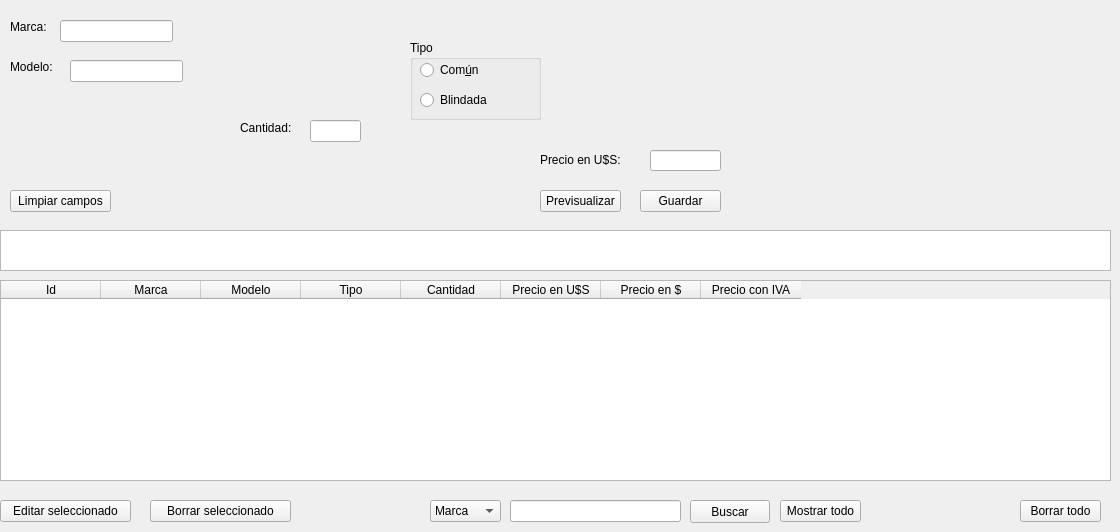
        <widget class="QWidget" name="tab_2">
         <attribute name="title">
          <string>Fichas RJ45</string>
         </attribute>
         <widget class="QTableWidget" name="qtwRJ45">
          <property name="geometry">
           <rect>
            <x>0</x>
            <y>280</y>
            <width>1111</width>
            <height>201</height>
           </rect>
          </property>
          <property name="sizePolicy">
           <sizepolicy hsizetype="Fixed" vsizetype="Expanding">
            <horstretch>0</horstretch>
            <verstretch>0</verstretch>
           </sizepolicy>
          </property>
          <property name="minimumSize">
           <size>
            <width>0</width>
            <height>0</height>
           </size>
          </property>
          <property name="acceptDrops">
           <bool>false</bool>
          </property>
          <property name="autoFillBackground">
           <bool>false</bool>
          </property>
          <attribute name="horizontalHeaderMinimumSectionSize">
           <number>26</number>
          </attribute>
          <column>
           <property name="text">
            <string>Id</string>
           </property>
          </column>
          <column>
           <property name="text">
            <string>Marca</string>
           </property>
          </column>
          <column>
           <property name="text">
            <string>Modelo</string>
           </property>
          </column>
          <column>
           <property name="text">
            <string>Tipo</string>
           </property>
          </column>
          <column>
           <property name="text">
            <string>Cantidad</string>
           </property>
          </column>
          <column>
           <property name="text">
            <string>Precio en U$S</string>
           </property>
          </column>
          <column>
           <property name="text">
            <string>Precio en $</string>
           </property>
          </column>
          <column>
           <property name="text">
            <string>Precio con IVA</string>
           </property>
          </column>
         </widget>
         <widget class="QLineEdit" name="leMarcaRJ45">
          <property name="geometry">
           <rect>
            <x>60</x>
            <y>20</y>
            <width>113</width>
            <height>22</height>
           </rect>
          </property>
         </widget>
         <widget class="QLineEdit" name="leCantidadRJ45">
          <property name="geometry">
           <rect>
            <x>310</x>
            <y>120</y>
            <width>51</width>
            <height>22</height>
           </rect>
          </property>
         </widget>
         <widget class="QGroupBox" name="gpxTipo">
          <property name="geometry">
           <rect>
            <x>410</x>
            <y>40</y>
            <width>131</width>
            <height>80</height>
           </rect>
          </property>
          <property name="title">
           <string>Tipo</string>
          </property>
          <widget class="QRadioButton" name="rbtComun">
           <property name="geometry">
            <rect>
             <x>10</x>
             <y>20</y>
             <width>102</width>
             <height>20</height>
            </rect>
           </property>
           <property name="text">
            <string>Com&amp;ún</string>
           </property>
          </widget>
          <widget class="QRadioButton" name="rbtBlindada">
           <property name="geometry">
            <rect>
             <x>10</x>
             <y>50</y>
             <width>102</width>
             <height>20</height>
            </rect>
           </property>
           <property name="text">
            <string>Blindada</string>
           </property>
          </widget>
         </widget>
         <widget class="QLabel" name="label_57">
          <property name="geometry">
           <rect>
            <x>10</x>
            <y>60</y>
            <width>59</width>
            <height>14</height>
           </rect>
          </property>
          <property name="text">
           <string>Modelo:</string>
          </property>
         </widget>
         <widget class="QPushButton" name="pbtnPrevisualizarRJ45">
          <property name="geometry">
           <rect>
            <x>540</x>
            <y>190</y>
            <width>81</width>
            <height>22</height>
           </rect>
          </property>
          <property name="text">
           <string>Previsualizar</string>
          </property>
         </widget>
         <widget class="QLabel" name="label_53">
          <property name="geometry">
           <rect>
            <x>540</x>
            <y>150</y>
            <width>111</width>
            <height>20</height>
           </rect>
          </property>
          <property name="text">
           <string>Precio en U$S:</string>
          </property>
         </widget>
         <widget class="QLineEdit" name="lePrecioRJ45">
          <property name="geometry">
           <rect>
            <x>650</x>
            <y>150</y>
            <width>71</width>
            <height>21</height>
           </rect>
          </property>
         </widget>
         <widget class="QLabel" name="label_58">
          <property name="geometry">
           <rect>
            <x>10</x>
            <y>20</y>
            <width>59</width>
            <height>14</height>
           </rect>
          </property>
          <property name="text">
           <string>Marca:</string>
          </property>
         </widget>
         <widget class="QLabel" name="label_60">
          <property name="geometry">
           <rect>
            <x>240</x>
            <y>113</y>
            <width>59</width>
            <height>31</height>
           </rect>
          </property>
          <property name="text">
           <string>&lt;html&gt;&lt;head/&gt;&lt;body&gt;&lt;p&gt;Cantidad:&lt;/p&gt;&lt;/body&gt;&lt;/html&gt;</string>
          </property>
         </widget>
         <widget class="QPushButton" name="pbBorrarListaRJ45">
          <property name="geometry">
           <rect>
            <x>1020</x>
            <y>500</y>
            <width>81</width>
            <height>22</height>
           </rect>
          </property>
          <property name="text">
           <string>Borrar todo</string>
          </property>
         </widget>
         <widget class="QLineEdit" name="leModeloRJ45">
          <property name="geometry">
           <rect>
            <x>70</x>
            <y>60</y>
            <width>113</width>
            <height>22</height>
           </rect>
          </property>
         </widget>
         <widget class="QPushButton" name="pbtnGuardarRJ45">
          <property name="geometry">
           <rect>
            <x>640</x>
            <y>190</y>
            <width>81</width>
            <height>22</height>
           </rect>
          </property>
          <property name="text">
           <string>Guardar</string>
          </property>
         </widget>
         <widget class="QListWidget" name="qlwRJ45">
          <property name="geometry">
           <rect>
            <x>0</x>
            <y>230</y>
            <width>1111</width>
            <height>41</height>
           </rect>
          </property>
         </widget>
         <widget class="QPushButton" name="pbtnBorrarRJ45">
          <property name="geometry">
           <rect>
            <x>150</x>
            <y>500</y>
            <width>141</width>
            <height>22</height>
           </rect>
          </property>
          <property name="text">
           <string>Borrar seleccionado</string>
          </property>
         </widget>
         <widget class="QPushButton" name="pbtnEditarRJ45">
          <property name="geometry">
           <rect>
            <x>0</x>
            <y>500</y>
            <width>131</width>
            <height>22</height>
           </rect>
          </property>
          <property name="text">
           <string>Editar seleccionado</string>
          </property>
         </widget>
         <widget class="QPushButton" name="pbtnLimpiarRJ45">
          <property name="geometry">
           <rect>
            <x>10</x>
            <y>190</y>
            <width>101</width>
            <height>22</height>
           </rect>
          </property>
          <property name="text">
           <string>Limpiar campos</string>
          </property>
         </widget>
         <widget class="QPushButton" name="pbtnMostrarTodoRJ45">
          <property name="geometry">
           <rect>
            <x>780</x>
            <y>500</y>
            <width>81</width>
            <height>22</height>
           </rect>
          </property>
          <property name="text">
           <string>Mostrar todo</string>
          </property>
         </widget>
         <widget class="QComboBox" name="cboBuscarRJ45">
          <property name="geometry">
           <rect>
            <x>430</x>
            <y>500</y>
            <width>71</width>
            <height>22</height>
           </rect>
          </property>
          <item>
           <property name="text">
            <string>Marca</string>
           </property>
          </item>
          <item>
           <property name="text">
            <string>Modelo</string>
           </property>
          </item>
         </widget>
         <widget class="QLineEdit" name="leBuscarRJ45">
          <property name="geometry">
           <rect>
            <x>510</x>
            <y>500</y>
            <width>171</width>
            <height>22</height>
           </rect>
          </property>
         </widget>
         <widget class="QPushButton" name="pbtnBuscarRJ45">
          <property name="geometry">
           <rect>
            <x>690</x>
            <y>500</y>
            <width>80</width>
            <height>23</height>
           </rect>
          </property>
          <property name="text">
           <string>Buscar</string>
          </property>
         </widget>
        </widget>
